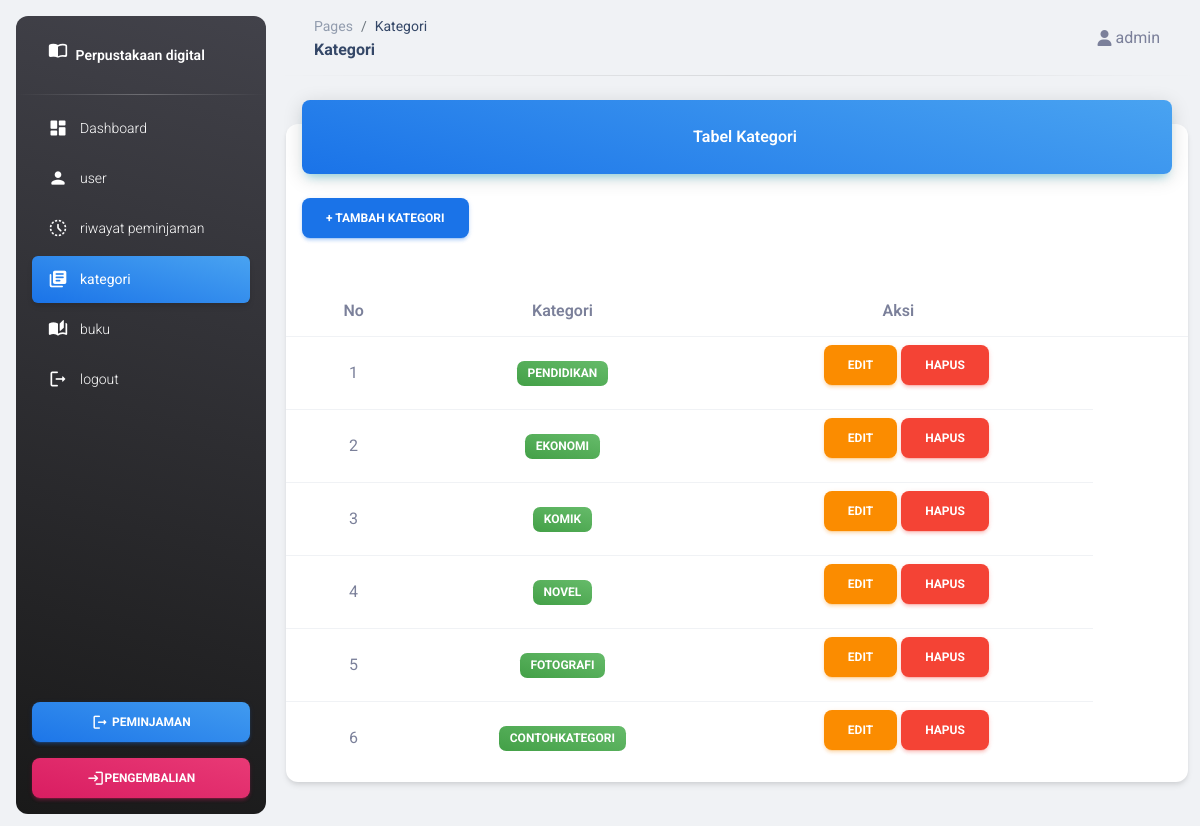
Page /pages/index.php?page=kategori (signed in) on the committed database.
### tables this page shows
CREATE TABLE `kategori_buku` (
  `id_kategori` int(11) NOT NULL,
  `nama_kategori` varchar(255) DEFAULT NULL
);

### pages/kategori.php (the view, shortened to what this page needs)
<div class="container-fluid py-4">
  <div class="row">
    <div class="col-12">
      <div class="card my-4">
        <div class="card-header p-0 position-relative mt-n4 mx-3 z-index-2">
          <div class="bg-gradient-info shadow-info border-radius-lg pt-4 pb-3">
            <h6 class="text-white text-capitalize ps-3 text-center">Tabel kategori</h6>
          </div>
        </div>
        <div class="card-body px-0 pb-2">
          <button type="button" class="btn btn-info ms-3" data-bs-toggle="modal" data-bs-target="#tambahkategori">
            + Tambah Kategori
          </button>
        </div>
        <div class="card-body px-0 pb-2">
          <div class="table-responsive p-0">
            <table class="table align-items-center mb-0">
              <thead class="text-center">
                <tr>
                  <th class="">No</th>
                  <th class="text-center">Kategori</th>
                  <th>Aksi</th>
                  <th class="text-secondary opacity-7"></th>
                </tr>
              </thead>
              <tbody class="text-center">
                <?php
                $i = 1;
                $query = mysqli_query($koneksi, "SELECT*FROM kategori_buku");
                while ($data = mysqli_fetch_array($query)) {
                ?>
                  <tr>
                    <td><?php echo $i; ?></td>
                    <td class="text-center ">
                      <span class="badge badge-sm bg-gradient-success"> <?php echo $data['nama_kategori']; ?></span>
                    </td>
                    <td>
                      <button type="button" class="btn btn-warning ms-3" data-bs-toggle="modal" data-bs-target="#editkategori<?= $data['id_kategori']; ?>">Edit</button>
                      <button type="button" class="btn btn-danger " data-bs-toggle="modal" data-bs-target="#hapuskategori<?= $data['id_kategori']; ?>">Hapus</button>
                    </td>
                  </tr>
                <?php
                  $i++;
                }
                ?>
              </tbody>
            </table>
          </div>
        </div>
      </div>
    </div>
  </div>
</div>

### rows in the picture
kategori_buku: nama_kategori "PENDIDIKAN"
kategori_buku: nama_kategori "EKONOMI"
kategori_buku: nama_kategori "KOMIK"
kategori_buku: nama_kategori "NOVEL"
kategori_buku: nama_kategori "FOTOGRAFI"
kategori_buku: nama_kategori "CONTOHKATEGORI"

### other values in the picture
$page "Kategori"
$_SESSION['user']['nama_lengkap'] "admin"
